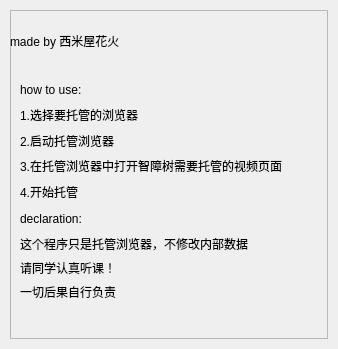
<?xml version="1.0" encoding="UTF-8"?>
<ui version="4.0">
 <class>MainPages</class>
 <widget class="QWidget" name="MainPages">
  <property name="geometry">
   <rect>
    <x>0</x>
    <y>0</y>
    <width>338</width>
    <height>349</height>
   </rect>
  </property>
  <property name="windowTitle">
   <string>Form</string>
  </property>
  <layout class="QVBoxLayout" name="main_pages_layout">
   <property name="spacing">
    <number>0</number>
   </property>
   <property name="leftMargin">
    <number>5</number>
   </property>
   <property name="topMargin">
    <number>5</number>
   </property>
   <property name="rightMargin">
    <number>5</number>
   </property>
   <property name="bottomMargin">
    <number>5</number>
   </property>
   <item>
    <widget class="QStackedWidget" name="pages">
     <property name="currentIndex">
      <number>1</number>
     </property>
     <widget class="QWidget" name="page_1">
      <property name="styleSheet">
       <string notr="true">font-size: 14pt</string>
      </property>
      <layout class="QVBoxLayout" name="page_1_layout">
       <property name="spacing">
        <number>5</number>
       </property>
       <property name="leftMargin">
        <number>5</number>
       </property>
       <property name="topMargin">
        <number>5</number>
       </property>
       <property name="rightMargin">
        <number>5</number>
       </property>
       <property name="bottomMargin">
        <number>5</number>
       </property>
       <item>
        <widget class="QFrame" name="frame">
         <property name="frameShape">
          <enum>QFrame::StyledPanel</enum>
         </property>
         <property name="frameShadow">
          <enum>QFrame::Raised</enum>
         </property>
         <widget class="QFrame" name="frame_2">
          <property name="geometry">
           <rect>
            <x>40</x>
            <y>120</y>
            <width>229</width>
            <height>161</height>
           </rect>
          </property>
          <property name="frameShape">
           <enum>QFrame::NoFrame</enum>
          </property>
          <property name="frameShadow">
           <enum>QFrame::Raised</enum>
          </property>
          <layout class="QVBoxLayout" name="btn_layout">
           <property name="spacing">
            <number>35</number>
           </property>
           <property name="leftMargin">
            <number>0</number>
           </property>
           <property name="topMargin">
            <number>0</number>
           </property>
           <property name="rightMargin">
            <number>0</number>
           </property>
           <property name="bottomMargin">
            <number>0</number>
           </property>
          </layout>
         </widget>
         <widget class="QWidget" name="horizontalLayoutWidget">
          <property name="geometry">
           <rect>
            <x>20</x>
            <y>50</y>
            <width>271</width>
            <height>31</height>
           </rect>
          </property>
          <layout class="QHBoxLayout" name="edit_layout"/>
         </widget>
        </widget>
       </item>
      </layout>
     </widget>
     <widget class="QWidget" name="page_2">
      <layout class="QVBoxLayout" name="page_2_layout">
       <property name="spacing">
        <number>5</number>
       </property>
       <property name="leftMargin">
        <number>5</number>
       </property>
       <property name="topMargin">
        <number>5</number>
       </property>
       <property name="rightMargin">
        <number>5</number>
       </property>
       <property name="bottomMargin">
        <number>5</number>
       </property>
       <item>
        <widget class="QFrame" name="frame_3">
         <property name="frameShape">
          <enum>QFrame::StyledPanel</enum>
         </property>
         <property name="frameShadow">
          <enum>QFrame::Raised</enum>
         </property>
         <widget class="QLabel" name="label">
          <property name="enabled">
           <bool>true</bool>
          </property>
          <property name="geometry">
           <rect>
            <x>0</x>
            <y>20</y>
            <width>316</width>
            <height>21</height>
           </rect>
          </property>
          <property name="text">
           <string>made by 西米屋花火</string>
          </property>
          <property name="textFormat">
           <enum>Qt::AutoText</enum>
          </property>
         </widget>
         <widget class="QWidget" name="verticalLayoutWidget">
          <property name="geometry">
           <rect>
            <x>10</x>
            <y>70</y>
            <width>291</width>
            <height>121</height>
           </rect>
          </property>
          <layout class="QVBoxLayout" name="verticalLayout">
           <item>
            <widget class="QLabel" name="label_6">
             <property name="text">
              <string>how to use:</string>
             </property>
            </widget>
           </item>
           <item>
            <widget class="QLabel" name="label_2">
             <property name="text">
              <string>1.选择要托管的浏览器</string>
             </property>
            </widget>
           </item>
           <item>
            <widget class="QLabel" name="label_3">
             <property name="text">
              <string>2.启动托管浏览器</string>
             </property>
            </widget>
           </item>
           <item>
            <widget class="QLabel" name="label_4">
             <property name="text">
              <string>3.在托管浏览器中打开智障树需要托管的视频页面</string>
             </property>
            </widget>
           </item>
           <item>
            <widget class="QLabel" name="label_5">
             <property name="text">
              <string>4.开始托管</string>
             </property>
            </widget>
           </item>
          </layout>
         </widget>
         <widget class="QWidget" name="verticalLayoutWidget_2">
          <property name="geometry">
           <rect>
            <x>10</x>
            <y>200</y>
            <width>302</width>
            <height>91</height>
           </rect>
          </property>
          <layout class="QVBoxLayout" name="verticalLayout_3">
           <item>
            <widget class="QLabel" name="label_7">
             <property name="text">
              <string>declaration:</string>
             </property>
            </widget>
           </item>
           <item>
            <widget class="QLabel" name="label_8">
             <property name="text">
              <string>这个程序只是托管浏览器，不修改内部数据</string>
             </property>
            </widget>
           </item>
           <item>
            <widget class="QLabel" name="label_9">
             <property name="text">
              <string>请同学认真听课！</string>
             </property>
            </widget>
           </item>
           <item>
            <widget class="QLabel" name="label_10">
             <property name="text">
              <string>一切后果自行负责</string>
             </property>
            </widget>
           </item>
          </layout>
         </widget>
        </widget>
       </item>
      </layout>
     </widget>
     <widget class="QWidget" name="page_3">
      <property name="styleSheet">
       <string notr="true">QFrame {
	font-size: 16pt;
}</string>
      </property>
      <layout class="QVBoxLayout" name="page_3_layout"/>
     </widget>
    </widget>
   </item>
  </layout>
 </widget>
 <resources/>
 <connections/>
</ui>
